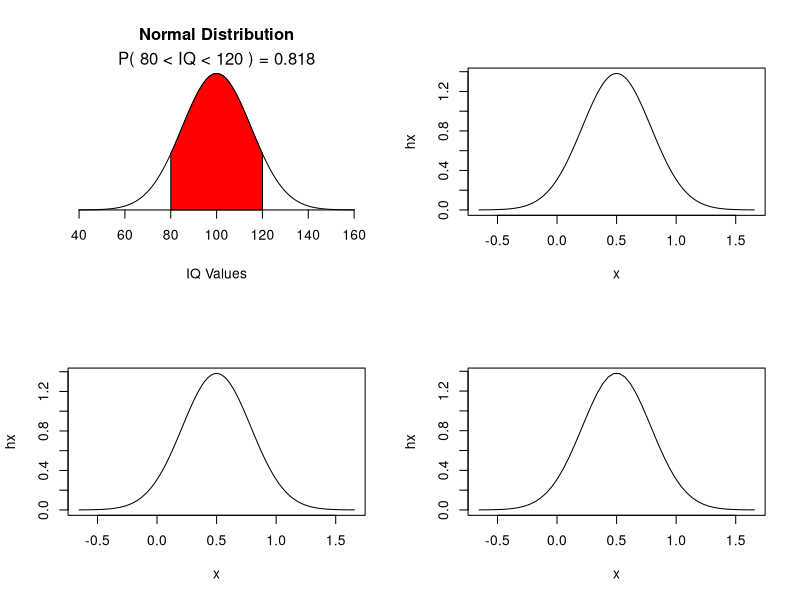

Recreate this plot in R.
# page number: 317

#install_packages(MASS)

library(MASS)

x <- function(x){x}
x2 <- function(x){x^2}

E <- integrate(x, lower = 0, upper = 1)
V <- integrate(x2, lower = 0, upper = 1)
E <- E$value
V <- V$value
V <- V - E^2

cat("E(X) ="); print(fractions(E))
cat("V(X) ="); print(fractions(V))
cat("E(Sn/n) ="); print(fractions(E))

cat("V(Sn/n) = ",1,"/",1/V,"n",sep='',end='\n')
cat("P = ",1,"/",1/V,"ne^2",sep='')

par(mfrow=c(2,2))

mean=100; sd=15
lb=80; ub=120

x <- seq(-4,4,length=100)*sd + mean
hx <- dnorm(x,mean,sd)

plot(x, hx, type="n", xlab="IQ Values", ylab="",
     main="Normal Distribution", axes=FALSE)

i <- x >= lb & x <= ub
lines(x, hx)
polygon(c(lb,x[i],ub), c(0,hx[i],0), col="red")

area <- pnorm(ub, mean, sd) - pnorm(lb, mean, sd)
result <- paste("P(",lb,"< IQ <",ub,") =",
                signif(area, digits=3))
mtext(result,3)
axis(1, at=seq(40, 160, 20), pos=0) 




x <- seq(-4,4,length=200)*sqrt(V) + E
hx <- dnorm(x,E,sqrt(V))
plot(x, hx, type='n')
i <- x >= 80 & x <= 120
lines(x, hx)




x <- seq(-4,4,length=1000)*sqrt(V) + E
hx <- dnorm(x,E,sqrt(V))
plot(x, hx, type='n')
i <- x >= 80 & x <= 120
lines(x, hx)




x <- seq(-4,4,length=50)*sqrt(V) + E
hx <- dnorm(x,E,sqrt(V))
plot(x, hx, type='n')
i <- x >= 80 & x <= 120
lines(x, hx)
